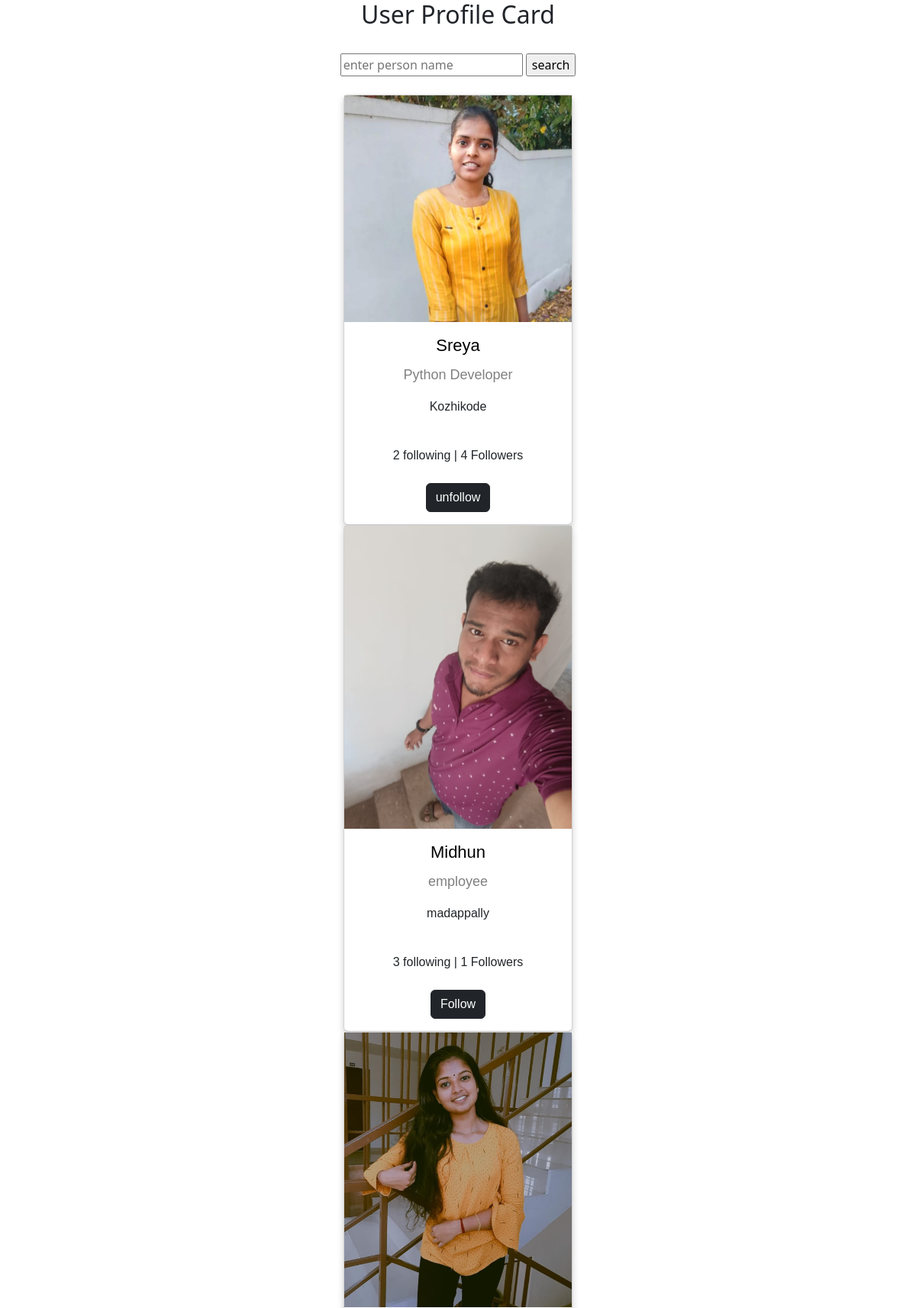
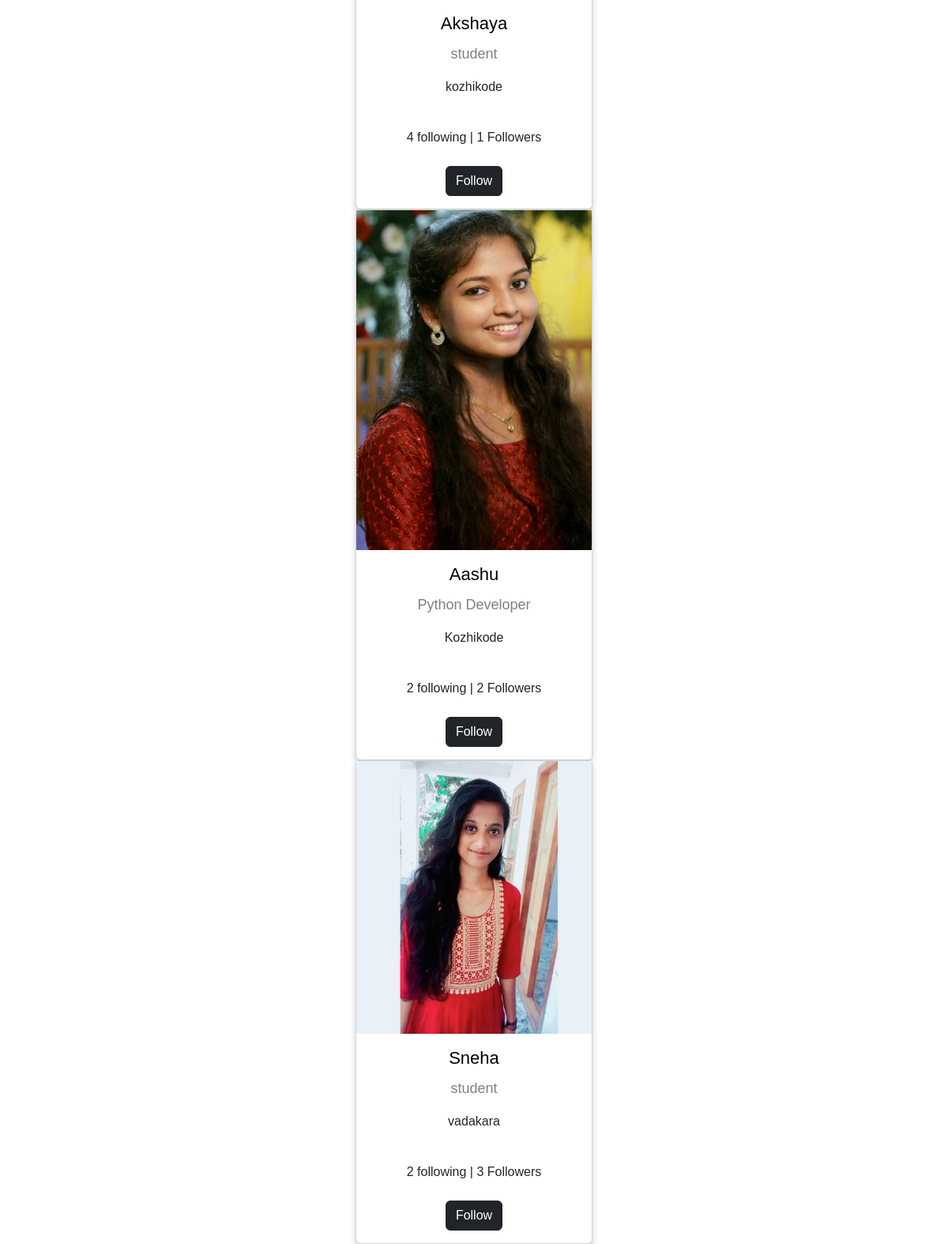
Page /profile/all/ (signed in) on the earlier database version (2 pictures, top to bottom).
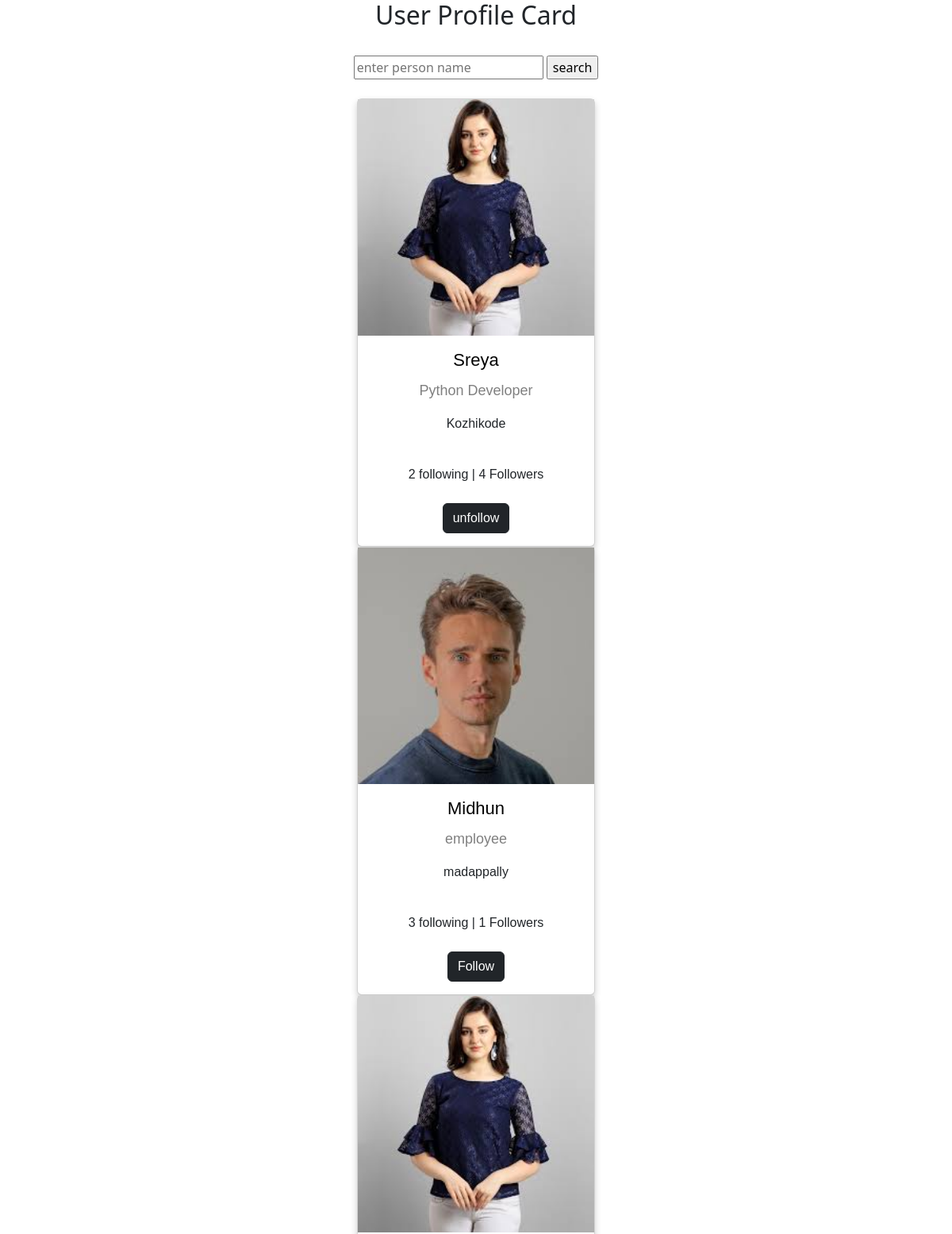
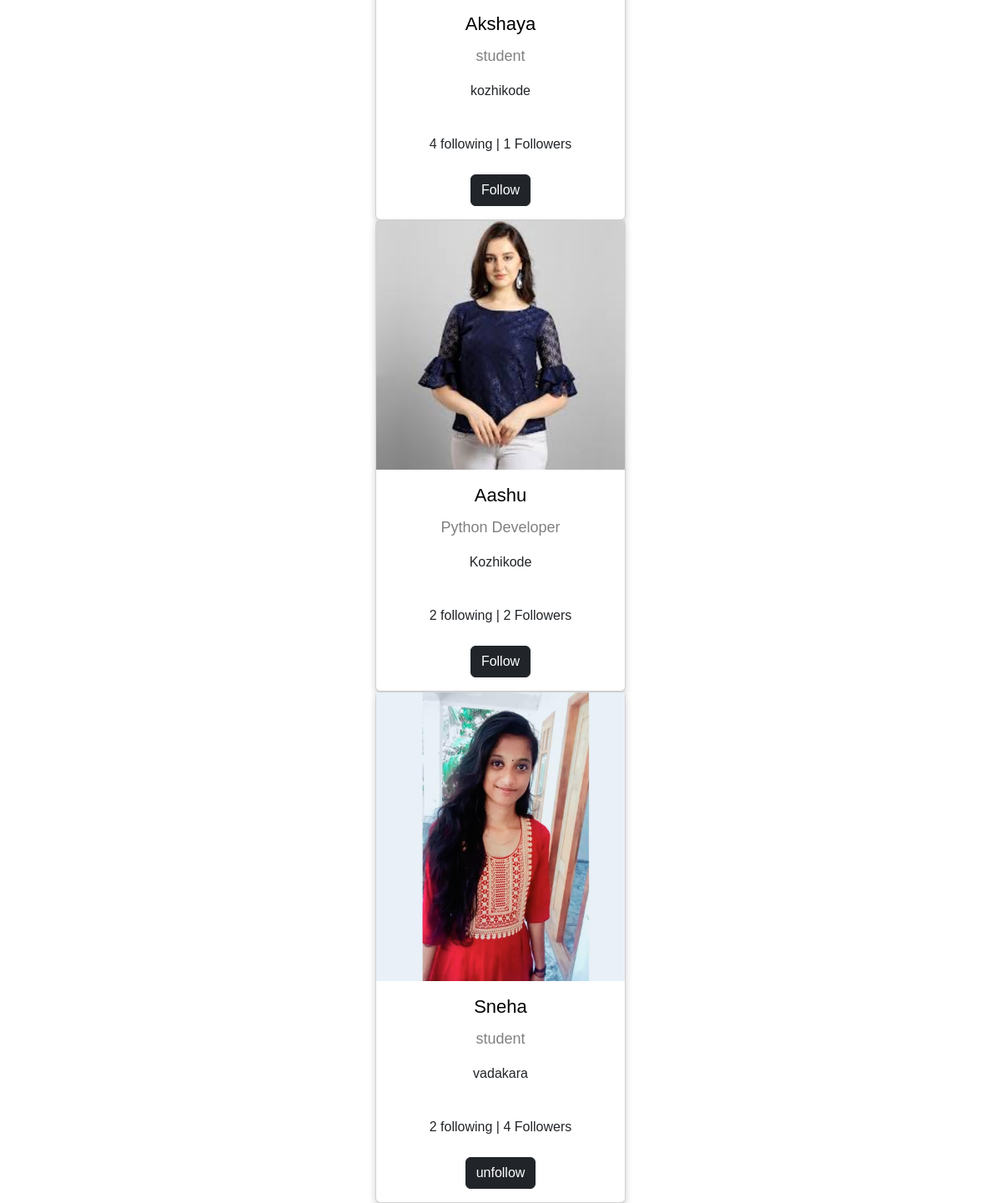
Same page on the later database version (2 pictures, top to bottom).
### myapp/models.py (models this page shows, shortened)
class UserProfile(models.Model):
    user=models.OneToOneField(User,on_delete=models.CASCADE,related_name="profile")
    profile_pic=models.ImageField(upload_to="profilepics",blank=True,default='/profilepics/default.png')
    bio=models.CharField(max_length=200,null=True)
    address=models.CharField(max_length=200,null=True)
    dob=models.DateTimeField(null=True)
    following=models.ManyToManyField("self",related_name="followed_by",symmetrical=False)
    created_date=models.DateTimeField(auto_now_add=True)
    cover_pic=models.ImageField(upload_to="coverpic",blank=True,default="/profilepics/cover.jpg")
    def __str__(self):
        return self.user.username

### myapp/views.py (the view, shortened to what this page needs)
# urls.py: path('profile/all/',views.ProfileListView.as_view(),name="profilelist"),
@method_decorator(signin_required,name="dispatch")
class ProfileListView(ListView):
    model=UserProfile
    template_name="profile-list.html"
    context_object_name="profiles"
    def get_queryset(self):
        return UserProfile.objects.exclude(user=self.request.user)

### myapp/views.py (called while the page is built)
def signin_required(fn):
    def wrapper(request,*args,**kwargs):
        if not request.user.is_authenticated:
            messages.error(request,"please login")
            return redirect("signin")
        return fn(request,*args,**kwargs)
    return wrapper

### myapp/templates/profile-list.html (shortened to what this page needs)
<!DOCTYPE html>
<html>
<head>
  <link rel="stylesheet" href="https://cdnjs.cloudflare.com/ajax/libs/font-awesome/4.7.0/css/font-awesome.min.css">
  <link href="https://cdn.jsdelivr.net/npm/bootstrap@5.3.0-alpha3/dist/css/bootstrap.min.css" rel="stylesheet"
>
</head>
<body>
  <h2 style="text-align:center">User Profile Card</h2>
  <form action="" method="post">
    <div class="text-center p-4 " >
    <input type="text" name="username" placeholder="enter person name">
      <input type="submit" value="search" >
    </div>
  </form>
  {%for profile in profiles%}
  <div class="card">
    {%if profile.profile_pic%}
    <img src="{{profile.profile_pic.url}}" alt="John" style="width:100%">
    {%endif%}
    <h1> <a href="{%url 'profiledetail' profile.id%}">{{profile}} </a></h1>
    <p class="title">{{profile.bio}}</p>
    <p>{{profile.address}}</p>
    <div style="margin: 24px 0;">
      {{profile.following.all.count}} following |
      {{profile.followed_by.all.count}} Followers
    </div>
    <p>
      {%if request.user.profile in profile.followed_by.all%}
      <a href="{%url 'unfollow' profile.id%}" class="btn btn-dark">unfollow</a>
      {%else%}
      <a href="{%url 'follow' profile.id%}" class="btn btn-dark">Follow</a>
      {%endif%}
    </p>
  </div>
  {%endfor%}
</body>
</html>

Differences in the rows shown:
changed UserProfile "Sreya": profile_pic: a different picture
changed UserProfile "employee": profile_pic: a different picture
changed UserProfile "kozhikode": profile_pic: a different picture
changed UserProfile "Aashu": profile_pic: a different picture
computed for UserProfile "vadakara": followed_by.all.count "3" → "4"; text "Follow" → "unfollow"
